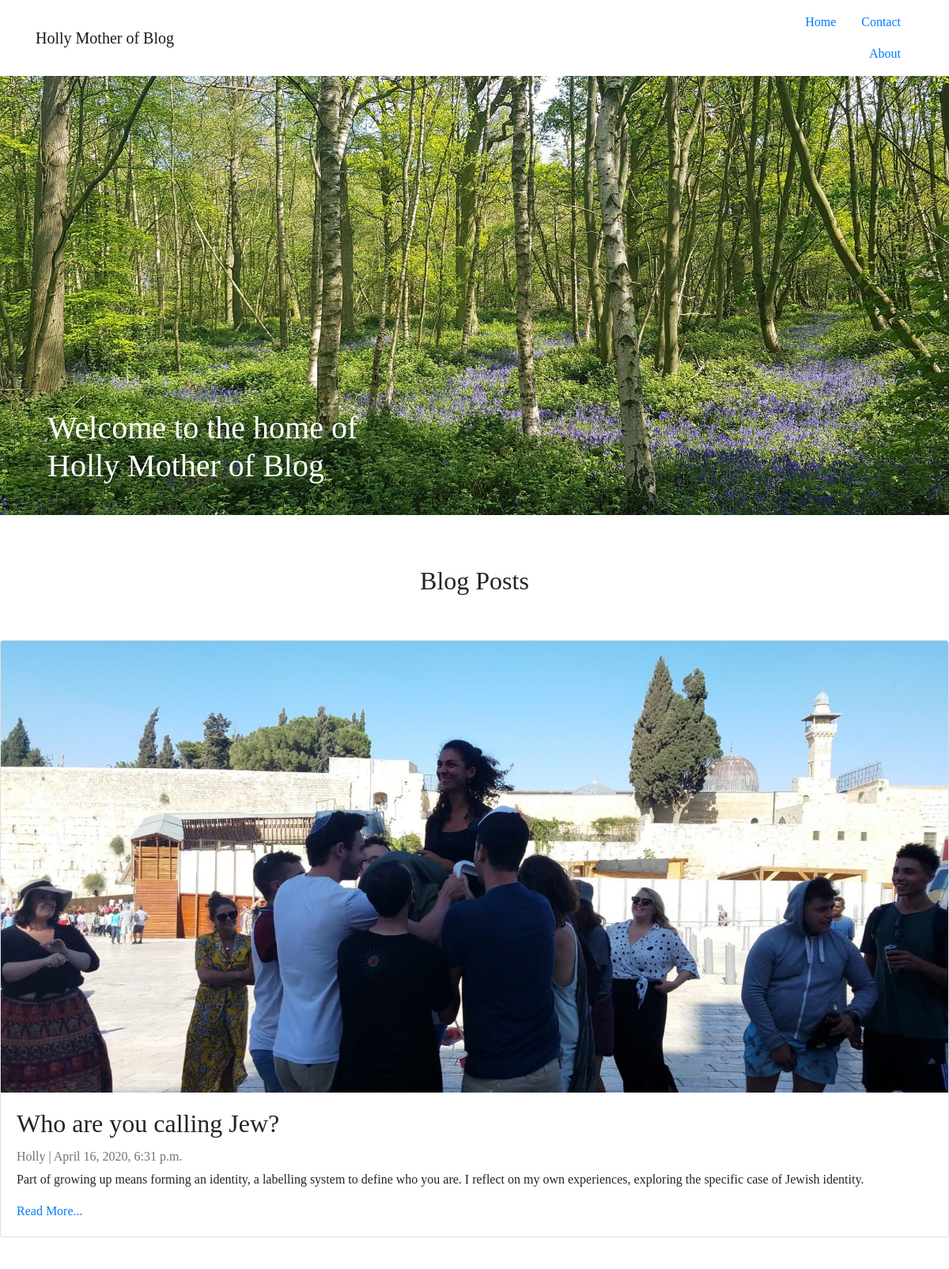
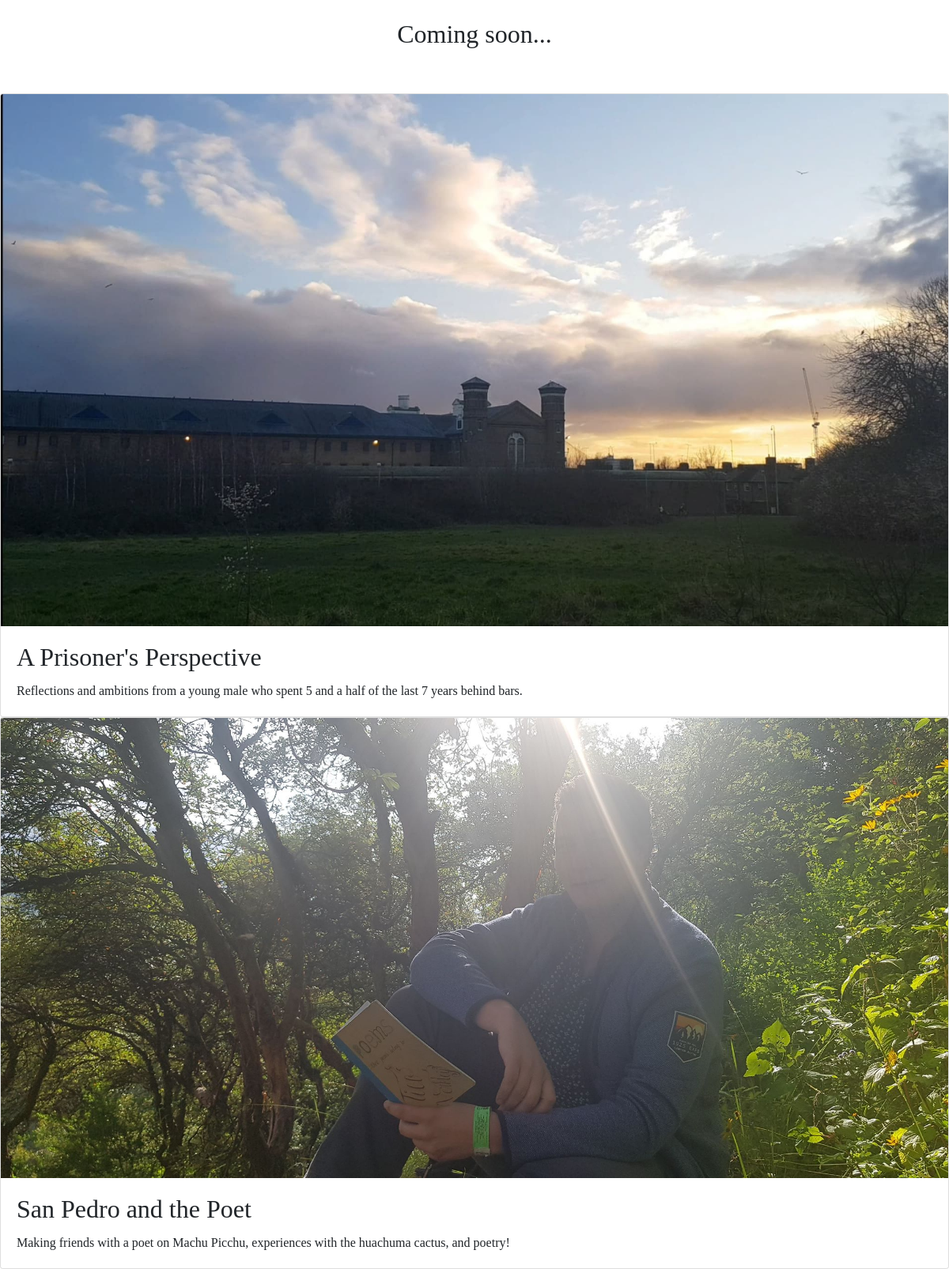
The page / on the database its author committed (2 pictures, top to bottom).
### blog/models.py (models this page shows, shortened)
class Post(models.Model):
    title = models.CharField(max_length=200, unique=True)
    brief = models.CharField(max_length=200, unique=False, default='...')
    slug = models.SlugField(max_length=200, unique=True)
    author = models.ForeignKey(User, on_delete= models.CASCADE,related_name='blog_posts')
    updated_on = models.DateTimeField(auto_now= True)
    content = models.TextField()
    created_on = models.DateTimeField(auto_now_add=True)
    status = models.IntegerField(choices=STATUS, default=0)
    cover_image = models.CharField(max_length=50, default='')
    ready = models.IntegerField(choices=STATUS,default=0)
    class Meta:
        ordering = ['-created_on']

### blog/views.py (the view)
# urls.py: path('', views.PostList.as_view(), name='home'),
class PostList(generic.ListView):
    queryset = Post.objects.filter(status=1).order_by('-created_on')
    template_name = 'blog/home.html'

### blog/templates/blog/home.html (shortened to what this page needs)
{% extends "blog/header.html" %}
{% block content %}
<head>
    {% load static %}
    <link rel="stylesheet" href="https://stackpath.bootstrapcdn.com/bootstrap/4.3.1/css/bootstrap.min.css">
    <link rel="stylesheet" href="{% static 'blogcss/style2.css' %}"
</head>
<body id="home">
    <header>
        <div class="container-fluid">
            <div class="top">
                <div class="thumbnail">
                    <img src="{% static 'images/bluebells.jpg' %}" alt="" class="img-responsive">
                    <div class="caption">
                        <h1>Welcome to the home of <br> Holly Mother of Blog</h1>
                    </div>
                </div>
            </div>
        </div>
    </header>
    <br>
    <h2 class="text-center">Blog Posts</h2>
    <br>
    <br>
    <div class="container-fluid">
        {% for post in post_list %}
        {% if post.ready == 1 %}
            <div class="card">
                <img src="{% static '' %}{{post.cover_image}}" class="card-img-top" alt="">
                <div class="card-body">
                    <h2 class="card-title">{{ post.title }}</h2>
                    <p class="card-text text-muted h6">{{ post.author }} | {{ post.created_on}} </p>
                    <p class="card-text">{{post.brief}}</p>
                    <a href="{% url 'post_detail' post.slug  %}" class="stretched-link">Read More...</a>
                </div>
            </div>
        {% endif %}
        {% endfor %}
    </div>
    <br>
    <h2 class="text-center">Coming soon...</h2>
    <br>
    <br>
    <div class="container-fluid">
        {% for post in post_list %}
        {% if post.ready == 0 %}
            <div class="card">
                <img src="{% static '' %}{{post.cover_image}}" class="card-img-top" alt="">
                <div class="card-body">
                    <h2 class="card-title">{{ post.title }}</h2>
                    <p class="card-text">{{post.brief}}</p>
                </div>
            </div>
        {% endif %}
        {% endfor %}
    </div>
</body>
{% endblock %}

### blog/templates/blog/header.html (shortened to what this page needs)
<!DOCTYPE html>
<html lang='en'>
<head>
    {% load static %}
    {% load sorl_thumbnail %}
  <link rel="stylesheet" href="https://stackpath.bootstrapcdn.com/bootstrap/4.3.1/css/bootstrap.min.css">
  <link rel="stylesheet" href="{% static 'blogcss/style2.css' %}"
</head>
<body class='body' style='background-colour:#f6f6f6f6'>
 <nav class="navbar navbar-expand-lg navbar-light bg-white fixed-top">
  <div class="container">
    <a class="navbar-brand" href="{% url 'home' %}">Holly Mother of Blog</a>
      <ul  class="nav justify-content-end">
        <li class="nav-item">
          <a class="nav-link" href="{% url 'home' %}">Home</a>
        </li>
        <li class="nav-item">
          <a class="nav-link" href="{% url 'contact' %}" >Contact</a>
        </li>
        <li class="nav-item">
          <a class="nav-link" href="{% url 'about' %}" >About</a>
        </li>
      </ul>
    </div>
  </nav>
    {% block content %}
    {% endblock %}
</body>
</html>

### static/blogcss/style2.css (style rules this page uses)
.thumbnail { position: relative; width: 100%; }
.container-fluid { padding: 0px; box-sizing: border-box; }
.top { margin-top: 50px; }
h2.text-center { margin-top: 40px }
.caption { position: absolute; bottom: 5%; left: 5%; width: 50%; color: white; }
body { font-family: "Georgia", Georgia, serif; }
p { text-align: justify; }
#home img { width:100%; }
.card { width: 100%; margin: auto; }

### rows shown on the page
Post: cover_image (picture), title "Who are you calling Jew?", author "Holly", created_on "April 16, 2020, 6:31 p.m.", brief "Part of growing up means forming an identity, a labelling system to define who you are. I reflect on my own experiences, exploring the specific case of Jewish identity."
Post: cover_image (picture), title "A Prisoner's Perspective", brief "Reflections and ambitions from a young male who spent 5 and a half of the last 7 years behind bars."
Post: cover_image (picture), title "San Pedro and the Poet", brief "Making friends with a poet on Machu Picchu, experiences with the huachuma cactus, and poetry!"
